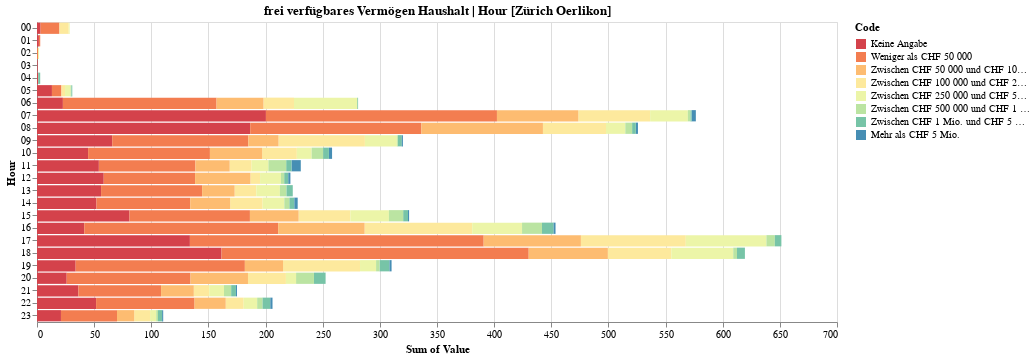

The notebook cell this image was saved under:
### Code cell
plot_var_time_dist(
    data=ax_data_workdays,
    variable=var.md_hhverm,
    over="Hour",
    station="Zürich Oerlikon",
    as_percent=False,
)

### Figure 1 — Vega-Lite specification as saved in the notebook (floating-point values rounded to 4 significant figures; data arrays with more than 128 entries replaced by an {"elided": "..."} marker saying what was removed)
{"$schema": "https://vega.github.io/schema/vega-lite/v3.4.0.json", "config": {"mark": {"tooltip": null}, "view": {"height": 300, "width": 800}}, "data": {"name": "data-98ca69d4868515b80630fc188aded6a2"}, "datasets": {"data-98ca69d4868515b80630fc188aded6a2": {"elided": "3415 records"}}, "encoding": {"color": {"field": "Code", "scale": {"scheme": "spectral"}, "sort": ["Keine Angabe", "Weniger als CHF 50 000", "Zwischen CHF 50 000 und CHF 100 000", "Zwischen CHF 100 000 und CHF 250 000", "Zwischen CHF 250 000 und CHF 500 000", "Zwischen CHF 500 000 und CHF 1 Mio.", "Zwischen CHF 1 Mio. und CHF 5 Mio.", "Mehr als CHF 5 Mio."], "type": "nominal"}, "order": {"field": "Code_order", "type": "quantitative"}, "x": {"aggregate": "sum", "field": "Value", "type": "quantitative"}, "y": {"field": "Hour", "sort": "ascending", "type": "nominal"}}, "mark": "bar", "title": "frei verfügbares Vermögen Haushalt | Hour [Zürich Oerlikon]"}
